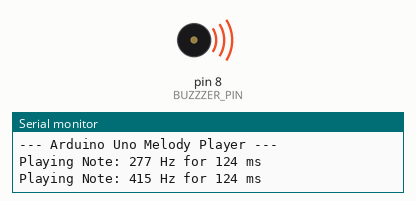
Simulated run of this sketch. Board: Arduino Uno, built with avr-gcc and run on an emulated ATmega328P. Shown: buzzer (waves = sounding), the last lines printed to the serial monitor.

Above: at 0.17 s.
At 9.0 s:
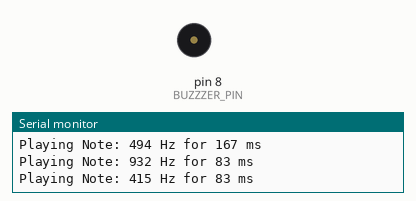
Timing chart, 0 to 40.0 s (numbered marks = the images above):
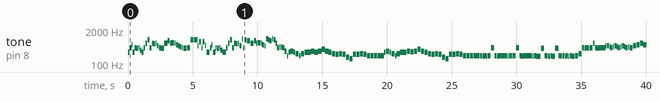

Measured:
- by itself, tone on pin 8 (BUZZZER_PIN): plays 277 Hz for 0.12 s, 415 Hz for 0.12 s, 554 Hz for 0.06 s, 277 Hz for 0.06 s, 277 Hz for 0.06 s, 415 Hz for 0.09 s … (206 notes in this stretch)

The sketch:

Uno_Melody_Player.ino
```cpp
// Uno_Melody_Player.ino
// ----------------------------------------------------------------------
// Plays the melody data using the standard Arduino tone() function.
// Designed for Arduino Uno R3, which requires careful memory management.
// ----------------------------------------------------------------------

// *** IMPORTANT WARNING FOR ARDUINO UNO R3 ***
// The Uno has limited Flash (32KB) and RAM (2KB). If your MIDI file
// is very long or complex, the generated C array may exceed the Uno's
// storage capacity, resulting in compilation errors or unexpected behavior.
// If this happens, try a shorter MIDI file or switch to an ESP32 or Mega board.
// ***

// Required for the PROGMEM functions (accessing data from Flash memory)
#include <avr/pgmspace.h>

// Includes the generated data files
#include "pitches.h"
#include "melody_data.h"

// --- Configuration ---
// Define the digital pin connected to the passive buzzer or speaker
const int BUZZZER_PIN = 8;

// --- Setup ---
void setup() {
  // Initialize serial communication for debugging output
  Serial.begin(9600);
  Serial.println("\n--- Arduino Uno Melody Player ---");

  // Set the buzzer pin as an output.
  pinMode(BUZZZER_PIN, OUTPUT);
}

// --- Main Loop ---
void loop() {
  playMelody();

  // Halt the loop after the song finishes to prevent continuous playback.
  while(true) {
    delay(1000);
  }
}

// --- Melody Play Function ---
void playMelody() {
  // Iterate through the notes in the melody_data array.
  for (int thisNote = 0; thisNote < melody_length; thisNote++) {

    // Read pitch and duration from Flash memory (PROGMEM).
    // This is crucial for the Uno to save valuable RAM.
    int pitch = pgm_read_word_near(melody + thisNote);
    int noteDuration = pgm_read_word_near(durations + thisNote);

    // Check if the pitch is a rest (REST is defined as 0 in pitches.h).
    if (pitch != REST) {
      // Plays a tone at the specified pitch for the noteDuration time.
      tone(BUZZZER_PIN, pitch, noteDuration);

      Serial.print("Playing Note: ");
      Serial.print(pitch);
      Serial.print(" Hz for ");
      Serial.print(noteDuration);
      Serial.println(" ms");
    } else {
      // Stop the tone for a REST.
      noTone(BUZZZER_PIN);
      Serial.print("Rest for ");
      Serial.print(noteDuration);
      Serial.println(" ms");
    }

    // Pause for the exact duration of the note/rest.
    delay(noteDuration);

    // Stop the tone explicitly to ensure a clean break before the next note/pause.
    noTone(BUZZZER_PIN);

    // Pause for a small interval before the next note starts.
    // This pause provides a necessary staccato effect.
    #ifdef PAUSE_BETWEEN_NOTES_MS
      delay(PAUSE_BETWEEN_NOTES_MS);
    #else
      delay(20); // Default pause if macro not found (20ms)
    #endif
  }

  Serial.println("Melody finished.");
}
```

Source omitted: melody_data.h (19049 bytes)
